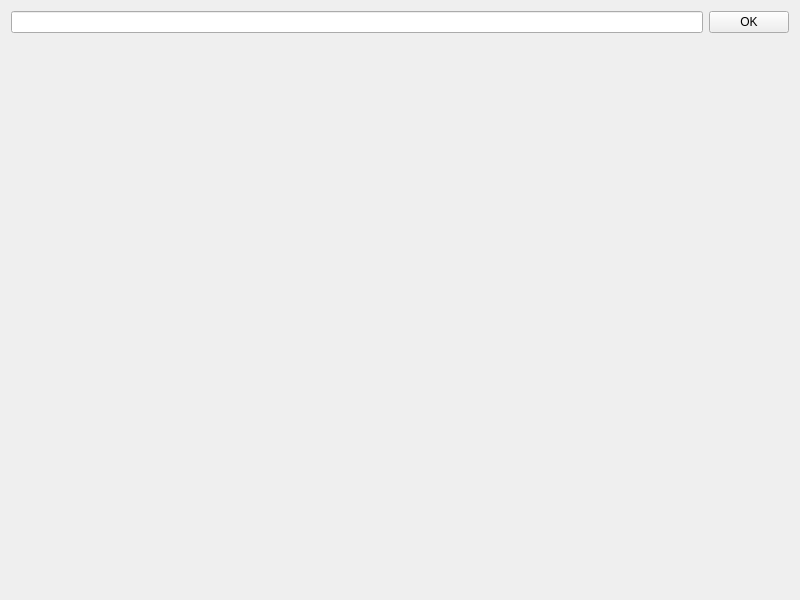
<?xml version="1.0" encoding="UTF-8"?>
<ui version="4.0">
 <class>Widget</class>
 <widget class="QWidget" name="Widget">
  <property name="geometry">
   <rect>
    <x>0</x>
    <y>0</y>
    <width>800</width>
    <height>600</height>
   </rect>
  </property>
  <property name="windowTitle">
   <string>Widget</string>
  </property>
  <layout class="QVBoxLayout" name="verticalLayout">
   <item>
    <layout class="QHBoxLayout" name="horizontalLayout">
     <item>
      <widget class="MyLineEdit" name="lineEdit"/>
     </item>
     <item>
      <widget class="QPushButton" name="pushButton">
       <property name="text">
        <string>OK</string>
       </property>
      </widget>
     </item>
    </layout>
   </item>
   <item>
    <spacer name="verticalSpacer">
     <property name="orientation">
      <enum>Qt::Vertical</enum>
     </property>
     <property name="sizeHint" stdset="0">
      <size>
       <width>20</width>
       <height>548</height>
      </size>
     </property>
    </spacer>
   </item>
  </layout>
 </widget>
 <customwidgets>
  <customwidget>
   <class>MyLineEdit</class>
   <extends>QLineEdit</extends>
   <header>mylineedit.h</header>
  </customwidget>
 </customwidgets>
 <resources/>
 <connections/>
</ui>
